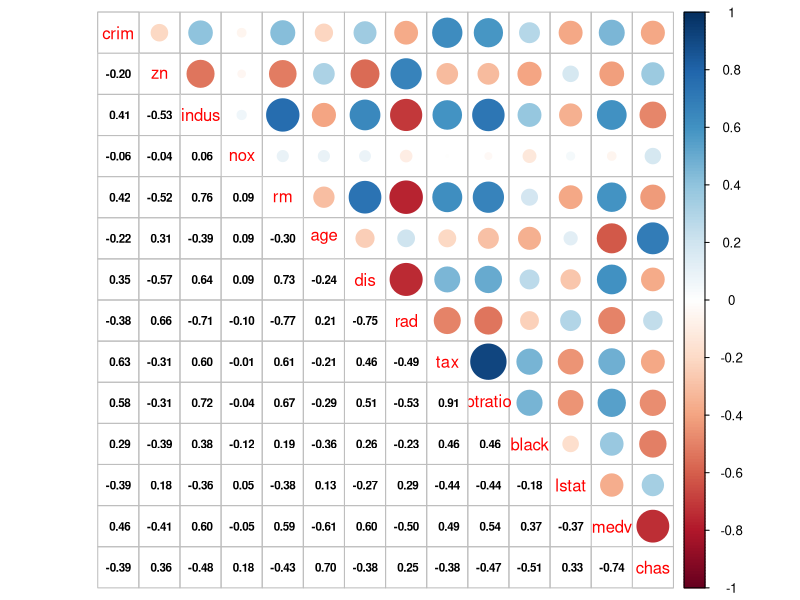
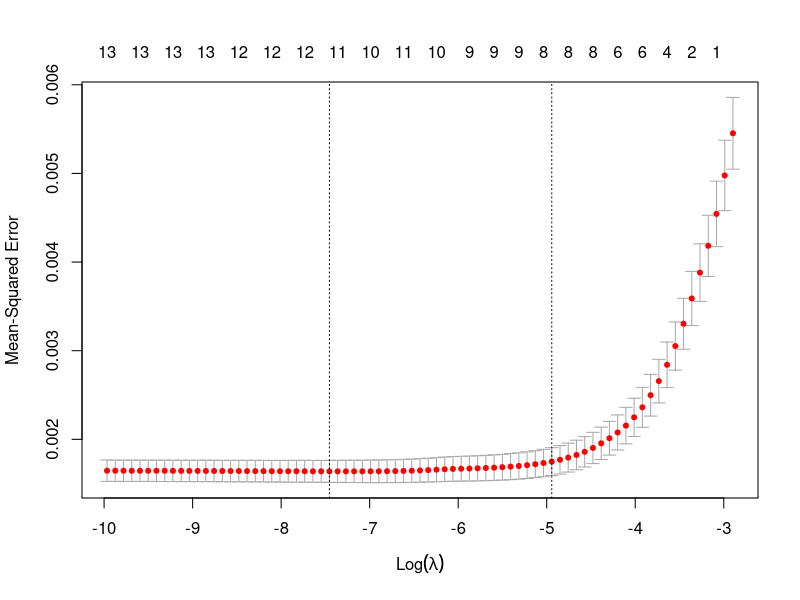
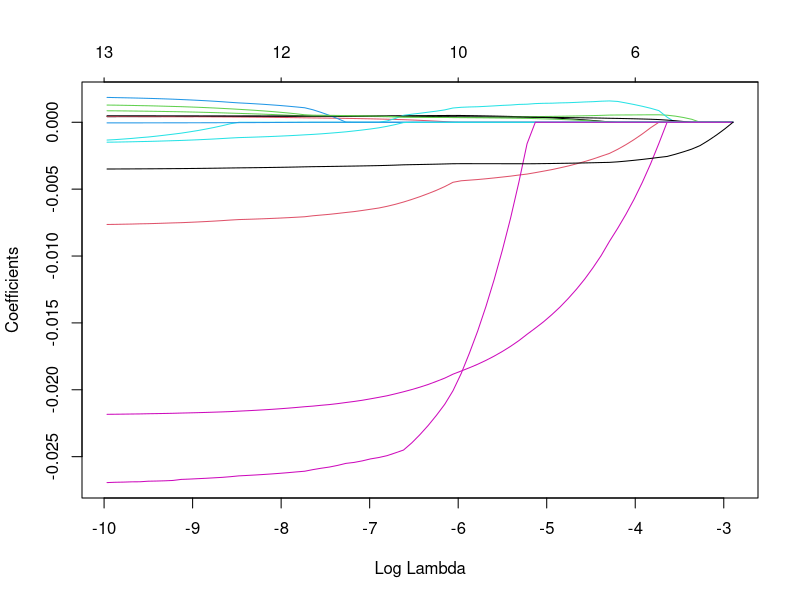
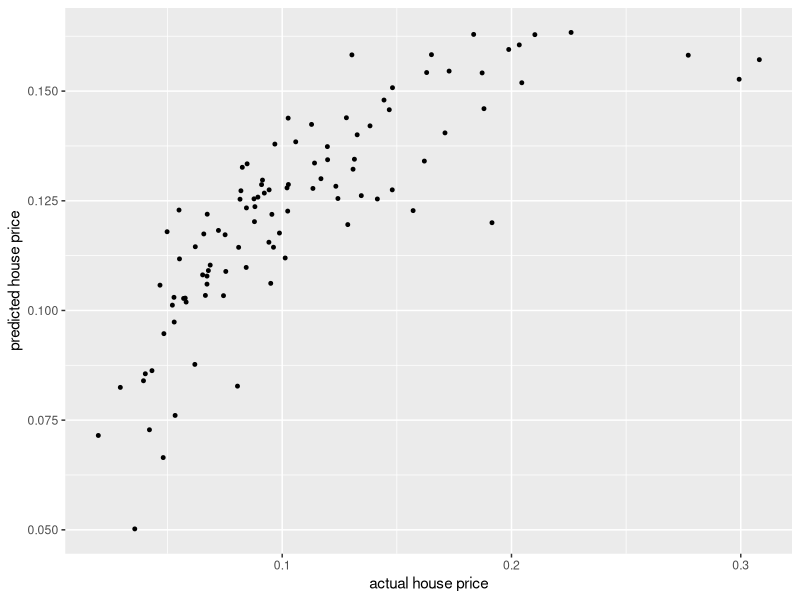
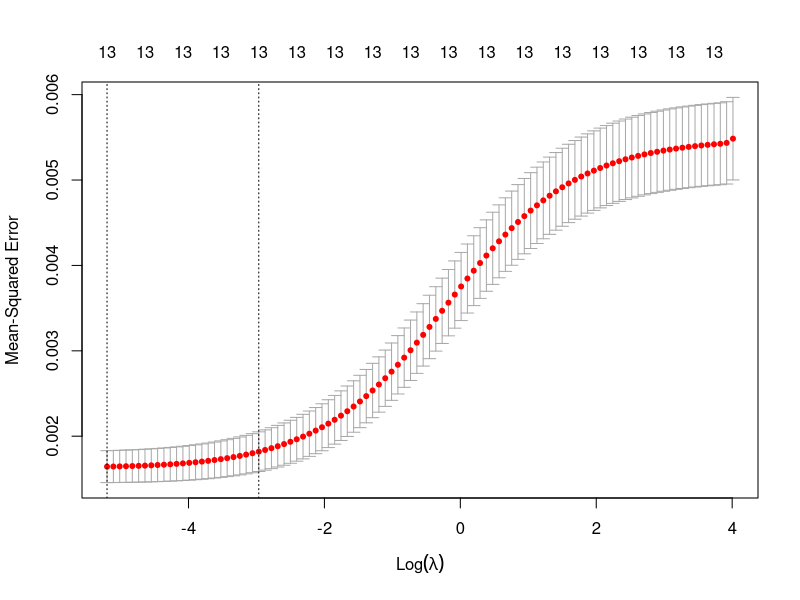
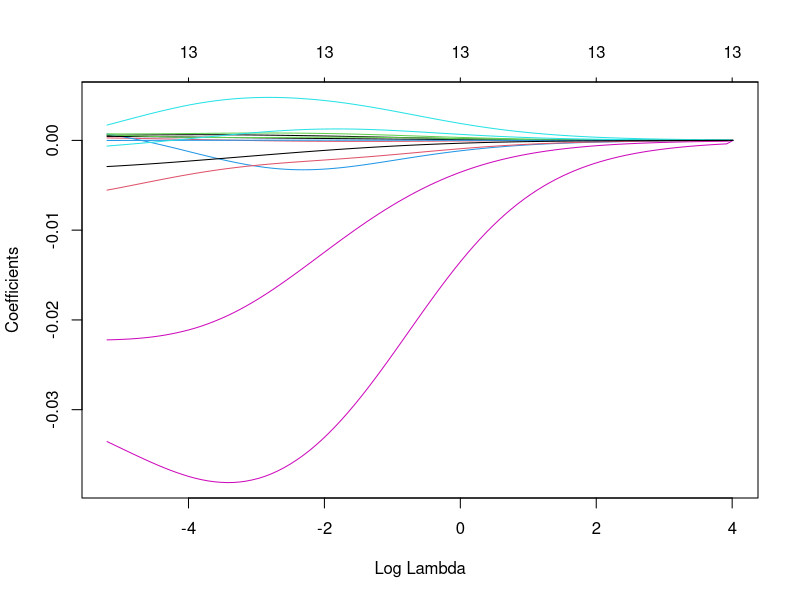
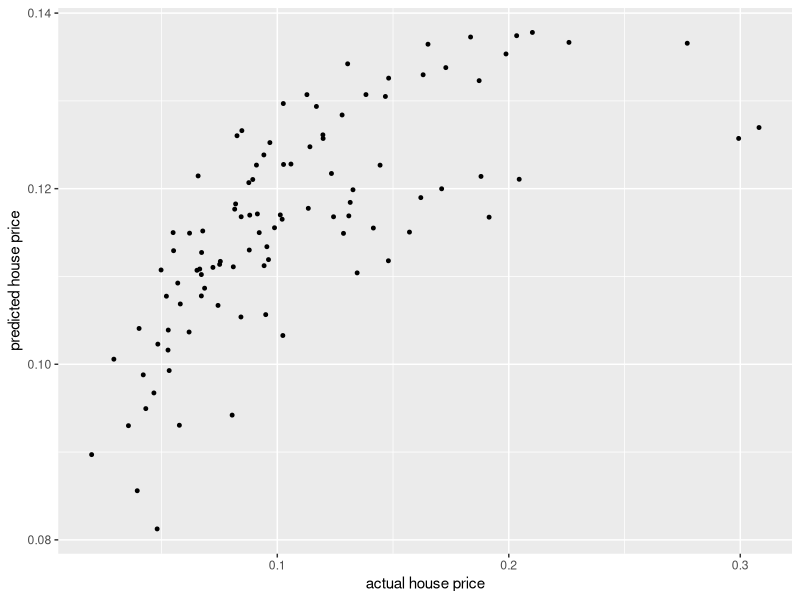

These charts were generated, in order, by the following R code:
## ---- chunk 1
knitr::opts_chunk$set(echo = TRUE)
## ---- chunk 2
library(ggplot2)
library(corrplot)
library(glmnet)
library(gridExtra)
## ---- chunk 3
rm(list=ls())
data = read.csv(file="boston_cl.csv", header =TRUE)
data = subset(data, select = -c(X))
cols = setdiff(names(data),"chas")
#source("normalize.R")
#data_scaled = normalize(data[,cols],2)
#data_scaled = cbind(data_scaled,data$chas)
#data=datascaled
colnames = c(cols,"chas")
colnames(data) = c(colnames)
testIndexes = sample(floor(0.2*nrow(data)))
data_test = data[testIndexes,]
data_train = data[-testIndexes,]
x_col = setdiff(names(data_test),"medv")
x_test = as.matrix(data_test[,x_col])
y_test = as.matrix(data_test[,"medv"])
x_train = as.matrix(data_train[,x_col])
y_train = as.matrix(data_train[,"medv"])

## ---- chunk 4
M <- cor(data)
corrplot.mixed(M, lower.col = "black", number.cex = .7)
## ---- chunk 5
# for LASSO we need to set alpha=1
lasso_output <- cv.glmnet(x_train, y_train,alpha = 1, nfolds = 10, type.measure="mse")
lasso_df = as.data.frame(cbind(lasso_output$lambda,lasso_output$cvm))
names(lasso_df) = c("lambda","cv_mse")
lasso_subset_df = lasso_df[abs(lasso_df$cv_mse - min(lasso_df$cv_mse)) < sd(lasso_df$cv_mse),]
best_lam = max(lasso_subset_df$lambda)
#ggplot(lasso_df,aes(x=lambda,y=cv_mse)) + geom_line(size=1) + geom_vline(xintercept = best_lam, linetype="dotted", color = "red", size=1.5)
plot(lasso_output)
plot(lasso_output$glmnet.fit, "lambda")
## ---- chunk 6
lasso_best <- glmnet(x_train, y_train, alpha = 1, lambda = best_lam)
y_pred <- predict(lasso_best, s = best_lam, newx = x_test)
df = as.data.frame(cbind(x_test,y_test,y_pred))
colnames(df) = c(x_col,"y_test","y_pred")
ggplot(df,aes(x=y_test,y=y_pred)) + geom_point(size=1) + xlab("actual house price") + ylab("predicted house price")
## ---- chunk 7
# for Ridge we need to set alpha=0
ridge_output <- cv.glmnet(x_train, y_train,alpha = 0, nfolds = 10, type.measure="mse")
ridge_df = as.data.frame(cbind(ridge_output$lambda,ridge_output$cvm))
names(ridge_df) = c("lambda","cv_mse")
ridge_subset_df = ridge_df[abs(ridge_df$cv_mse - min(ridge_df$cv_mse)) < sd(ridge_df$cv_mse),]
best_lam = max(ridge_subset_df$lambda)
#ggplot(ridge_df,aes(x=lambda,y=cv_mse)) + geom_line(size=1) + geom_vline(xintercept = best_lam, linetype="dotted", color = "red", size=1.5)

plot(ridge_output)
plot(ridge_output$glmnet.fit, "lambda")
## ---- chunk 8
ridge_best <- glmnet(x_train, y_train, alpha = 0, lambda = best_lam)
y_pred <- predict(ridge_best, s = best_lam, newx = x_test)
df = as.data.frame(cbind(x_test,y_test,y_pred))
colnames(df) = c(x_col,"y_test","y_pred")
ggplot(df,aes(x=y_test,y=y_pred)) + geom_point(size=1) + xlab("actual house price") + ylab("predicted house price")
